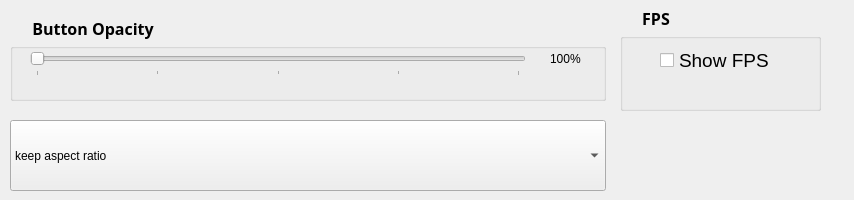
<?xml version="1.0" encoding="UTF-8"?>
<ui version="4.0">
 <class>videosettingsClass</class>
 <widget class="QWidget" name="videosettingsClass">
  <property name="geometry">
   <rect>
    <x>0</x>
    <y>0</y>
    <width>854</width>
    <height>200</height>
   </rect>
  </property>
  <property name="windowTitle">
   <string>videosettings</string>
  </property>
  <widget class="QLabel" name="videolabel">
   <property name="geometry">
    <rect>
     <x>0</x>
     <y>0</y>
     <width>85</width>
     <height>150</height>
    </rect>
   </property>
   <property name="styleSheet">
    <string notr="true"/>
   </property>
   <property name="text">
    <string/>
   </property>
  </widget>
  <widget class="QGroupBox" name="groupBox_2">
   <property name="geometry">
    <rect>
     <x>620</x>
     <y>10</y>
     <width>201</width>
     <height>101</height>
    </rect>
   </property>
   <property name="sizePolicy">
    <sizepolicy hsizetype="Fixed" vsizetype="Fixed">
     <horstretch>0</horstretch>
     <verstretch>0</verstretch>
    </sizepolicy>
   </property>
   <property name="minimumSize">
    <size>
     <width>150</width>
     <height>50</height>
    </size>
   </property>
   <property name="font">
    <font>
     <family>Nokia Sans SemiBold</family>
     <pointsize>12</pointsize>
     <weight>75</weight>
     <bold>true</bold>
    </font>
   </property>
   <property name="styleSheet">
    <string notr="true">QGroupBox::title { left: 20px;top: -3px}</string>
   </property>
   <property name="title">
    <string>FPS</string>
   </property>
   <widget class="QCheckBox" name="showFPSbox">
    <property name="geometry">
     <rect>
      <x>40</x>
      <y>40</y>
      <width>131</width>
      <height>20</height>
     </rect>
    </property>
    <property name="font">
     <font>
      <pointsize>14</pointsize>
     </font>
    </property>
    <property name="text">
     <string>Show FPS</string>
    </property>
    <property name="iconSize">
     <size>
      <width>35</width>
      <height>35</height>
     </size>
    </property>
    <property name="checked">
     <bool>false</bool>
    </property>
   </widget>
  </widget>
  <widget class="QComboBox" name="strechSettings">
   <property name="geometry">
    <rect>
     <x>10</x>
     <y>120</y>
     <width>596</width>
     <height>71</height>
    </rect>
   </property>
   <property name="minimumSize">
    <size>
     <width>270</width>
     <height>50</height>
    </size>
   </property>
   <item>
    <property name="text">
     <string>keep aspect ratio</string>
    </property>
   </item>
   <item>
    <property name="text">
     <string>FullScreen</string>
    </property>
   </item>
  </widget>
  <widget class="QGroupBox" name="groupBox">
   <property name="geometry">
    <rect>
     <x>10</x>
     <y>20</y>
     <width>596</width>
     <height>81</height>
    </rect>
   </property>
   <property name="sizePolicy">
    <sizepolicy hsizetype="Expanding" vsizetype="Expanding">
     <horstretch>0</horstretch>
     <verstretch>0</verstretch>
    </sizepolicy>
   </property>
   <property name="font">
    <font>
     <family>Nokia Sans SemiBold</family>
     <pointsize>12</pointsize>
     <weight>75</weight>
     <bold>true</bold>
    </font>
   </property>
   <property name="styleSheet">
    <string notr="true">QGroupBox::title { left: 20px;top: -3px}</string>
   </property>
   <property name="title">
    <string>Button Opacity</string>
   </property>
   <widget class="QSlider" name="buttonOpacity">
    <property name="geometry">
     <rect>
      <x>20</x>
      <y>30</y>
      <width>496</width>
      <height>26</height>
     </rect>
    </property>
    <property name="sizePolicy">
     <sizepolicy hsizetype="Expanding" vsizetype="Fixed">
      <horstretch>1</horstretch>
      <verstretch>0</verstretch>
     </sizepolicy>
    </property>
    <property name="maximum">
     <number>4</number>
    </property>
    <property name="pageStep">
     <number>1</number>
    </property>
    <property name="orientation">
     <enum>Qt::Horizontal</enum>
    </property>
    <property name="invertedAppearance">
     <bool>false</bool>
    </property>
    <property name="tickPosition">
     <enum>QSlider::TicksBelow</enum>
    </property>
   </widget>
   <widget class="QLabel" name="buttonOpacityLabel">
    <property name="geometry">
     <rect>
      <x>540</x>
      <y>20</y>
      <width>35</width>
      <height>37</height>
     </rect>
    </property>
    <property name="sizePolicy">
     <sizepolicy hsizetype="Fixed" vsizetype="Preferred">
      <horstretch>0</horstretch>
      <verstretch>0</verstretch>
     </sizepolicy>
    </property>
    <property name="minimumSize">
     <size>
      <width>35</width>
      <height>0</height>
     </size>
    </property>
    <property name="text">
     <string>100%</string>
    </property>
   </widget>
  </widget>
  <zorder>videolabel</zorder>
  <zorder>groupBox_2</zorder>
  <zorder>strechSettings</zorder>
  <zorder>buttonOpacity</zorder>
  <zorder>buttonOpacity</zorder>
  <zorder>showFPSbox</zorder>
  <zorder>groupBox</zorder>
 </widget>
 <layoutdefault spacing="6" margin="11"/>
 <resources/>
 <connections/>
</ui>
